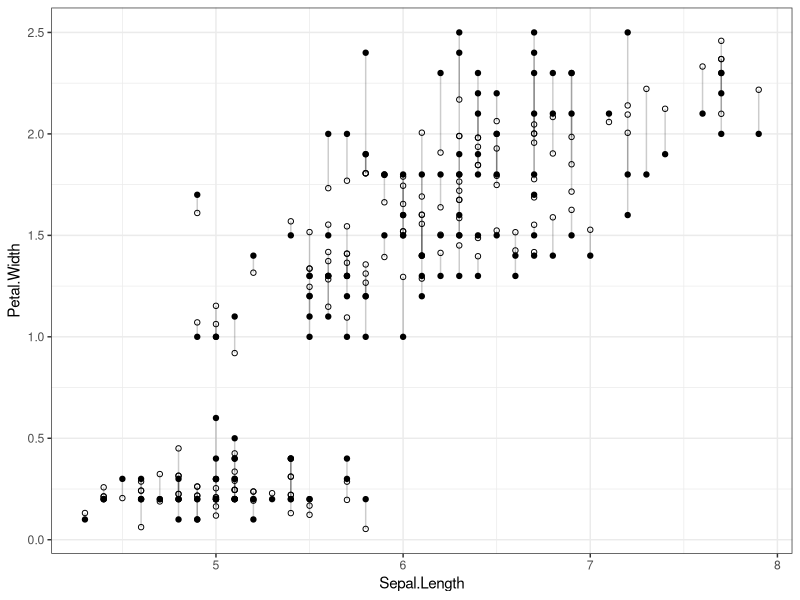
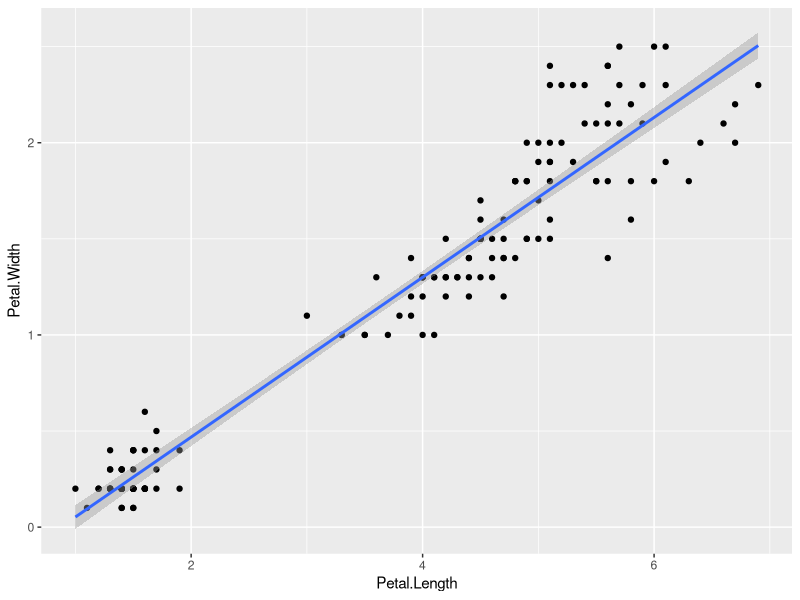

The R source for these figures, in order:
## ---- chunk 1
#| echo: false
#| warning: false
#| eval: true

library(tidyverse)

d <- iris %>% select(Petal.Length, Petal.Width, Sepal.Length, Sepal.Length)


fit <- lm(Petal.Width ~ Sepal.Length + Sepal.Length + Petal.Length, data = d)

# Obtain predicted and residual values
d$predicted <- predict(fit)
d$residuals <- residuals(fit)


ggplot(d, aes(x = Sepal.Length, y = Petal.Width)) +
  geom_segment(aes(xend = Sepal.Length, yend = predicted), alpha = .2) +  # Lines to connect points
  geom_point() +  # Points of actual values
  geom_point(aes(y = predicted), shape = 1) +  # Points of predicted values
  theme_bw()
## ---- chunk 2
#| eval: true
#| warning: false
#| echo: false
#| fig-cap: Iris scatter between Petal.Width and Petal.Length
iris <- iris
library(ggplot2)
library(tidyverse)

iris %>%
  select ('Petal.Width', 'Petal.Length') %>%
  ggplot(aes(x=Petal.Length,y=Petal.Width))+
  geom_point()+
  geom_smooth(method="lm")

